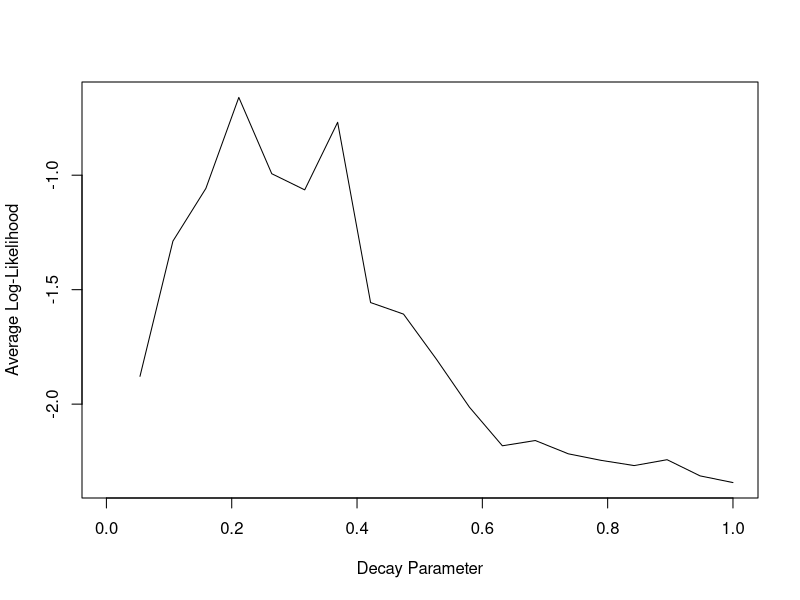

Recreate this plot in R.
library(nnet)

wine <- read.csv("red_wine.csv")

# Exercise 1: NN with 2 hidden units

data_subset <- wine[1:1000, ]

X <- as.matrix(data_subset[, -ncol(data_subset)])
y <- data_subset[, "quality"]


est_nn <- nnet(X,y, size=2, decay=0, linout=F, maxit=2000)

summary(est_nn)

# Exercise 2: NN with 50 hidden units

train_val_data <- wine[1:1000, ]
test_data <- wine[1001:1599, ]

# Within training+validation: training and validation sets for decay tuning
train_decay_data <- wine[1:800, ]
val_decay_data <- wine[801:1000, ]

# Extract predictors and targets for these sets
X_train_val <- as.matrix(train_val_data[, -ncol(train_val_data)])
y_train_val <- train_val_data[, "quality"]

X_test <- as.matrix(test_data[, -ncol(test_data)])
y_test <- test_data[, "quality"]

X_train_decay <- as.matrix(train_decay_data[, -ncol(train_decay_data)])
y_train_decay <- train_decay_data[, "quality"]

X_val_decay <- as.matrix(val_decay_data[, -ncol(val_decay_data)])
y_val_decay <- val_decay_data[, "quality"]

X_train_scaled <- scale(X_train_val)
X_test_scaled <- scale(X_test)
X_train_decay_scaled <- scale(X_train_decay)
X_val_decay_scaled <- X_val_decay

decay_values <- seq(0.001, 1, length.out = 20)
loglikelihood_vals <- rep(NA, length(decay_values))

# Loop over decay values to tune on validation set
for(i in seq_along(decay_values)) {
  nn_fit <- nnet(X_train_decay_scaled, y_train_decay, size = 50, decay = decay_values[i], linout = FALSE, maxit = 5000)
  preds <- predict(nn_fit, newdata = X_val_decay_scaled)
  loglikelihood_vals[i] <- mean(y_val_decay * log(preds) + (1 - y_val_decay) * log(1 - preds))
}

plot(decay_values, loglikelihood_vals, type = "l", xlab = "Decay Parameter", ylab = "Average Log-Likelihood")

best_decay <- decay_values[which.max(loglikelihood_vals)]
cat("Optimal decay parameter:", best_decay, "\n")

# Train final model on validation data with optimal decay
final_nn_model <- nnet(X_test, y_test, size = 50, decay = best_decay, linout = FALSE, maxit = 5000)

# Predict probabilities on test set
final_probs <- predict(final_nn_model, newdata = test_data, type = "raw")

accuracy_calc <- function(pred_probs, true_labels) {
  pred_labels <- ifelse(pred_probs > 0.5, 1, 0)
  mean(pred_labels == true_labels)
}

final_accuracy <- accuracy_calc(final_probs, y_test)
cat("Neural network accuracy on test data:", final_accuracy, "\n")
